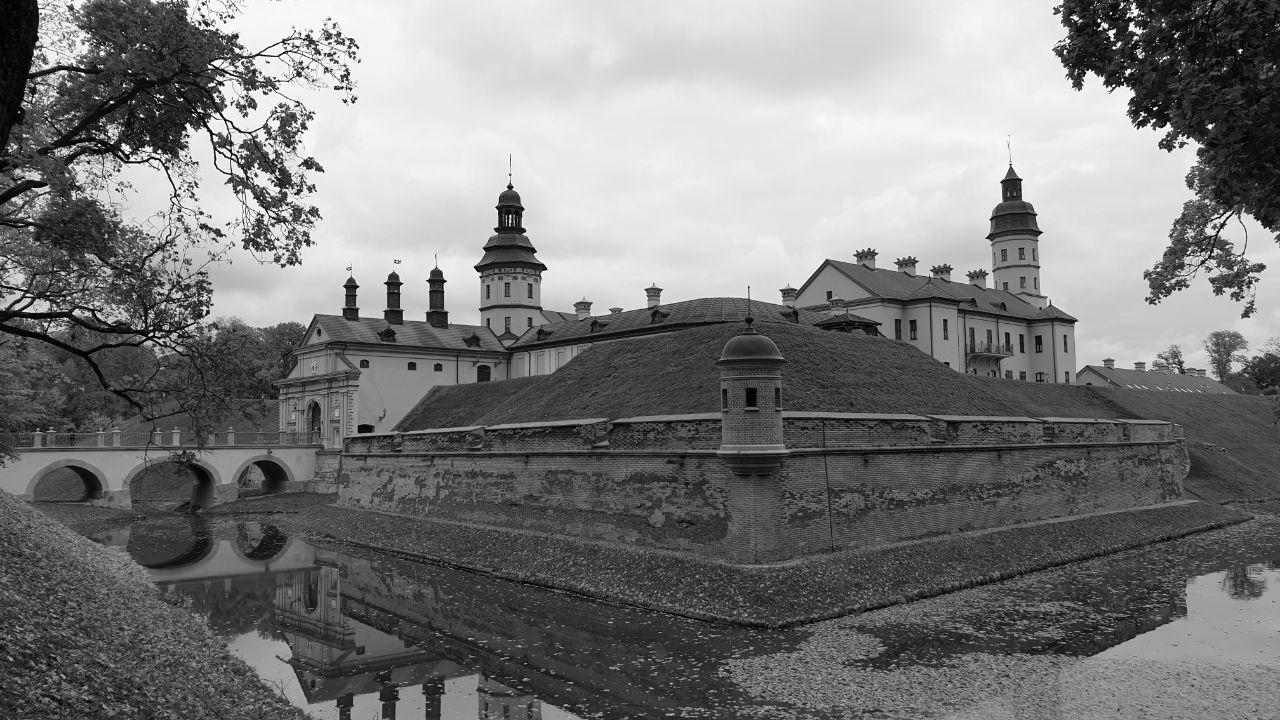
#> input picture DIP/resources/nesvizh_grey.jpg, 1280 x 720 px
$ python SimpleHistoManipulations.py
#> lines starting #> are read from the running program, lines starting #| are printed output that depends on the picture
### DIP/LoaderFile.py
#!/usr/bin/env python3
# -*- coding: utf-8 -*-
"""
Load / handle sample images for DIP samples.

@author: sklykov
@license: The Unlicense
"""
# %% Imports
from skimage import io
from skimage.util import img_as_ubyte
import os
import numpy as np


# %% Get the absolute path to the default folder with sample images
def getResourceFolder(folder: str = "resources") -> str:
    """Return the absolute path to resource folder with sample images.

    As default it returns the path to resources folder that should be in same directory as this helper script.
    Input:
        resource folder name: str
    Return:
        absolute path to that folder
    """
    absolute_path = ""
    if folder == "resources":
        absolute_path = os.path.join(os.getcwd(), folder)
    else:
        absolute_path = os.getcwd()  # This part will be implemented... At some point
        print("Path hasn't been constructed, the cwd returned")
    return absolute_path


# %% The key function for loading images
def loadSampleImage(identifier: str = "castle"):
    """
    Load images and return them as np.arrays.

    Input: str
        Available identifiers as strings: "castle", "castle_rgb".
    Return: image
        scikit-image object.
    """
    # Some blank image for default return
    sample = np.zeros((10, 10), dtype='int8')
    sample = img_as_ubyte(sample, force_copy=True)
    # Default image return
    if identifier == "castle":
        resources = getResourceFolder()
        imagePath = os.path.join(resources, "nesvizh_grey.jpg")
        sample_open = io.imread(imagePath, as_gray=True)
        sample = img_as_ubyte(sample_open)
    return sample

### DIP/SimpleHistoManipulations.py
#!/usr/bin/env python3
# -*- coding: utf-8 -*-
"""
Basic histogram values manipulations.

@author: sklykov
@license: The Unlicense
"""
# %% Imports
import LoaderFile
# from skimage import viewer  # Not best solution, somehow causes freezing of a kernel in an infinite loop
import numpy as np
import time
import matplotlib.pyplot as plt
from skimage.util import img_as_ubyte
# from skimage.util import img_as_uint  # It's smartly converting U8 to U16 by transfer 255 -> 65535 (max values)
from skimage import io
from numpy.random import randint

# %% Testing of LoaderFile
img1 = LoaderFile.loadSampleImage("wrong identifier")
# plt.imshow(img1) # For testing
sample_img = LoaderFile.loadSampleImage()
#> call 2 of loadSampleImage, with identifier = 'castle'
#> in loadSampleImage, sample_open is the input picture: shape (720, 1280); min 0, max 255, mean 122.4

# Displaying of an image using plt + io.imshow() - in functions below


# %% Displaying of an image using skimage.viewer - CHECK CONSISTENCY IF IT"S NEEDED
# viewer.ImageViewer(sample_img).show()


# %% Calculation of negative for U8 images
# [72 lines left out: functions negativeUbyteImage, negativeVectorizedUbyteImg, not called in this run]


# %% Log function calculation for U8 images
def logUbyteImage(img, test: bool = False, vectorized: bool = True, maxConstant: bool = True, c: float = 1.0):
    """Calculate results of linear logarithm application to image intensities.

    Input:
        img - image (preferablly U8)
        test - boolean for displaying test results or not
        c - constant of log conversion, will be checked for consistency (0 < c < max)
        vectorized - flag to use pixelwise or vectorized form of operation
    Output:
        U8 type image wit recalculated pixel values
    """
#> called with test = True, vectorized = True, maxConstant = True, c = 1
    start_time = time.perf_counter()
    (rows, cols) = img.shape
#> rows = 720; cols = 1280
    if img.dtype != 'uint8':
        img = img_as_ubyte(img, force_copy=True)
    # if test:
    #     print("The input image size is:", cols, "x", rows)
    #     print('The input image type:', img.dtype)
    log_img = np.zeros((rows, cols), dtype='uint8')
    maxPixelInImg = np.max(img)
#> maxPixelInImg = 255
    cMax = np.log(maxPixelInImg + 1)
#> cMax = 5.55
    cMax = 255/cMax  # Making maximum value of pixels equal to 255
#> cMax = 45.99
    if c < 0 or c == 0.0:
        c = cMax
        print("Just warning: constant c - inconsistent, used one c =", c)
    elif c > cMax:
        c = cMax
        print("Just warning: constant c - inconsistent, used one c =", c)
    elif maxConstant:
        c = cMax
#> c = 45.99
        print("Max constant used: ", round(c, 3))
#| Max constant used:  45.986
    # Calculation of linear logarithm + conversion of pixel values
    if vectorized:
        shifted_img = np.uint16(img)  # Needed trick because 255 + 1 operation below automatically converts to 0 for U8 img
        shifted_img = np.add(shifted_img, 1)
        # print("Min pixel value in a shifted image:", np.min(shifted_img))
        log_img = np.uint8(np.multiply(c, np.log(shifted_img)))
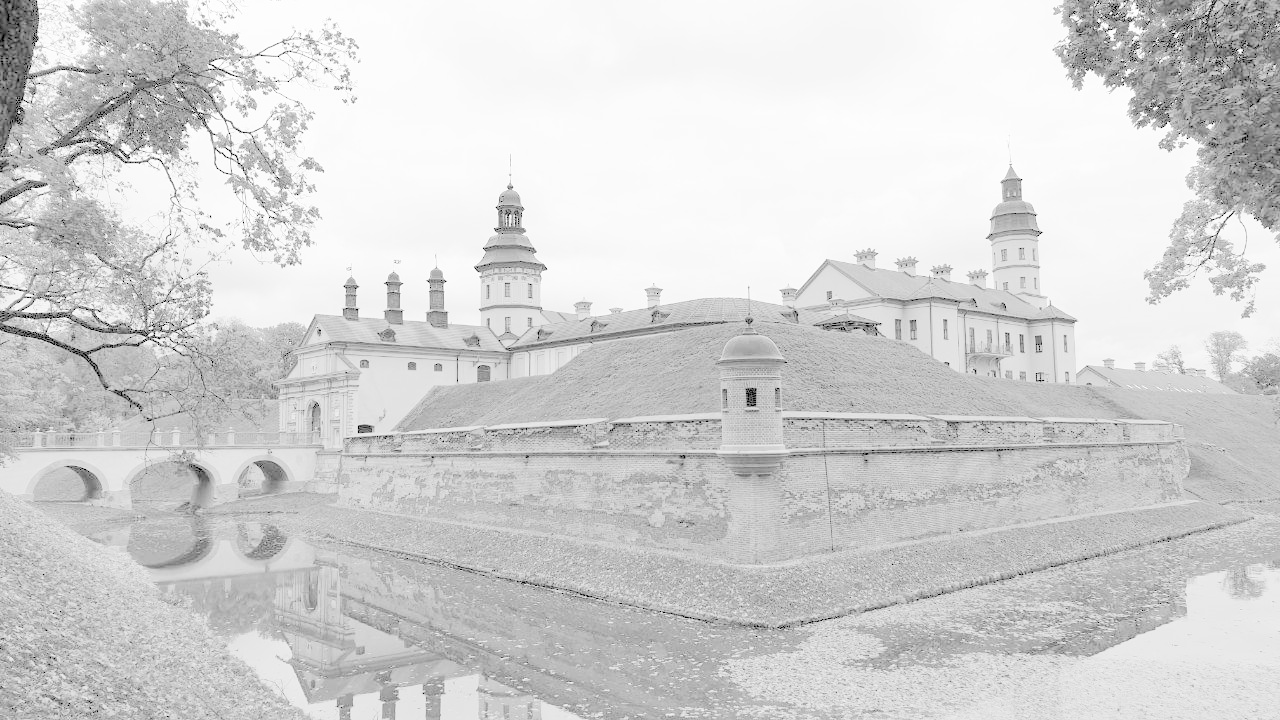
#> log_img: shape (720, 1280); min 0, max 255, mean 209.9
    else:
        for i in range(rows):
            for j in range(cols):
                log_img[i, j] = np.uint8(c*np.log(1 + img[i, j]))
    log_img = img_as_ubyte(log_img)
    finish_time = time.perf_counter()
    if test:
        unique_id = randint(0, 101) + randint(0, 11)  # Dirty hack to avoid overwriting of results for multiple calls in test
        unique_id = str(unique_id)
        plt.figure("Sample" + unique_id)
        io.imshow(img)  # Also works in collabaration with matplotlib library
        plt.figure("c*ln(Sample)" + unique_id)
        io.imshow(log_img)
        print("The algoritm takes to perform:", round(finish_time - start_time, 3), "s")
    return log_img


# %% Gamma-correction of U8 images
def gammaUbyteImage(img, test: bool = False, a: float = 1.0, gamma: float = 1.0, vectorized: bool = True):
    """
    Apply gamma correction to pixel values in the form of new_pixel = a*((sample_pixel)**gamma).

    Input:
        a - coefficient (a > 0, will be assigned to 1 otherwise)
        gamma - power of transformation
    Returns:
        gamma-corrected U8 image
    """
#> called with test = True, a = 0.5, gamma = 2, vectorized = True
    start_time = time.perf_counter()
    (rows, cols) = img.shape
#> rows = 720; cols = 1280
    if img.dtype != 'uint8':
        img = img_as_ubyte(img, force_copy=True)
    gamma_img = np.zeros((rows, cols), dtype='uint8')
    maxPixelInImg = np.max(img)
#> maxPixelInImg = 255
    if abs(a) < 1e-6:  # approximation of float zero
        a = 1.0
        print("Warning: a can't be zero")
    cMax = a*np.power(maxPixelInImg, gamma)
#> cMax = 32512.5
    cMax = 255/cMax  # Making maximum value of pixels equal to 255
#> cMax = 0.00784
    if vectorized:
        coeff = np.multiply(cMax, a)
#> coeff = 0.00392
        # print("coeff:", coeff)
        interimFloatImg = np.float16(img)  # Again, avoid rounding in operation np.power(img, gamma)
        interimFloatImg = np.multiply(coeff, np.power(interimFloatImg, gamma))
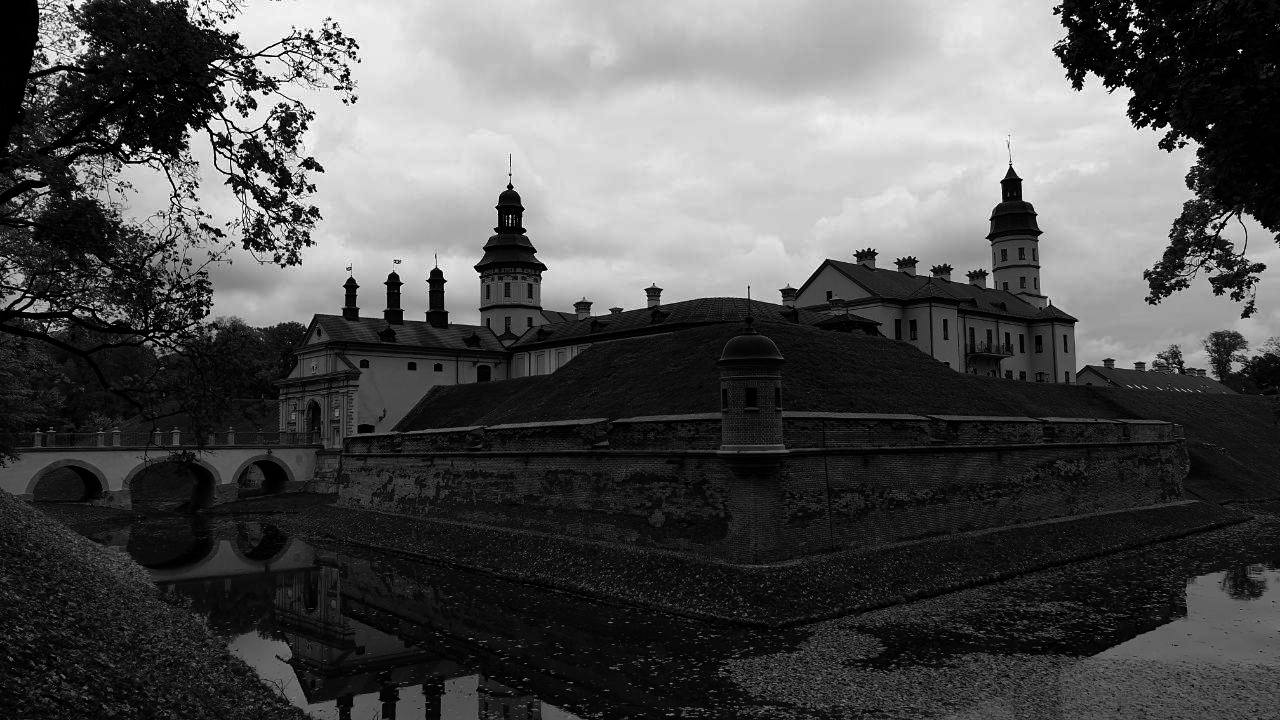
#> interimFloatImg: shape (720, 1280) float16; min 0, max 255, mean 81.6
        gamma_img = np.uint8(interimFloatImg)
    else:
        for i in range(rows):
            for j in range(cols):
                gamma_img[i, j] = np.uint8(cMax*a*np.power(img[i, j], gamma))
    # gamma_img = img_as_ubyte(gamma_img)
    finish_time = time.perf_counter()
    if test:
        print("The algoritm takes to perform:", round(finish_time - start_time, 3), "s")
        # unique_id = randint(0, 101) + randint(0, 11)  # Diry hack to avoid overwriting of results for multiple calls in test
        # unique_id = str(unique_id)
        unique_id = " a: " + str(a) + ", " + "gamma: " + str(gamma)
        # plt.figure("Sample" + unique_id)  # For comparison of parameters influence on the result
        # io.imshow(img)  # Also works in collabaration with matplotlib library
        plt.figure("a*(Sample**gamma) " + unique_id)
        io.imshow(gamma_img)
    return gamma_img


# %% Testing of written functions
# negative = negativeUbyteImage(sample_img, test=True)  # Testing of calculation of negative of an image
# negative2 = negativeVectorizedUbyteImg(sample_img, True)
logImage = logUbyteImage(sample_img, True)
# logImage2 = logUbyteImage(sample_img, True, False)
gammaImg = gammaUbyteImage(sample_img, True, 0.5, 2, True)
# gammaImg2 = gammaUbyteImage(sample_img, True, 0.5, 2, False)

# %% Testing minor functionality (simple calculations)
ident = "some wrong identifier"
matchStrs = lambda string1, string2: string1 == string2
attepmt = matchStrs("ident", "castle")
a = np.array([[1, 3, 4], [2, 3, 4]])
(rows, cols) = a.shape

# %% Close all redundant external displays after some waiting time (checking the results briefly)
# time.sleep(22)  # causes the errors during displaying of results
# input("Press enter to finish this script and close all displays ...")
# plt.close('all')
